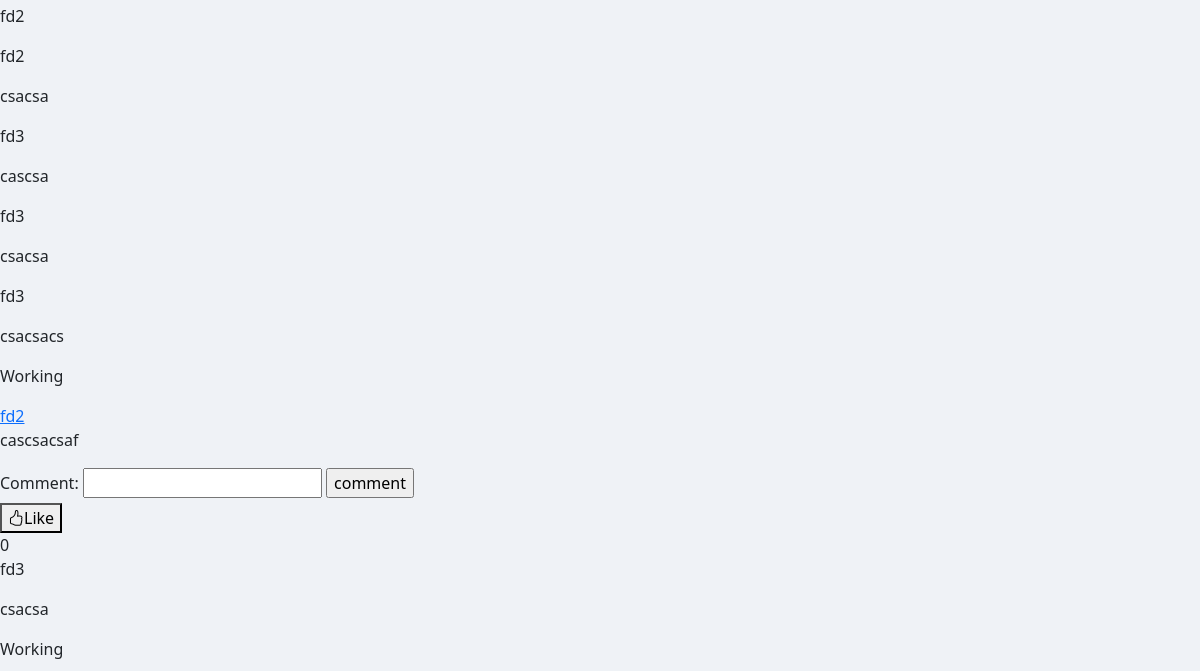
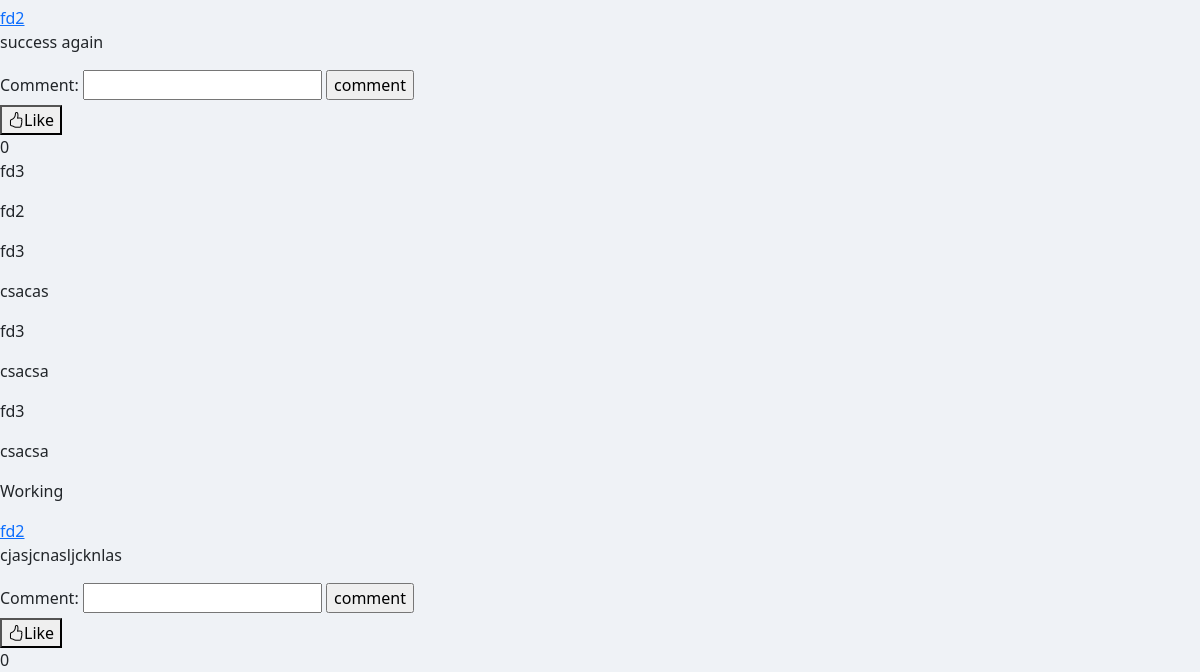
Page /following (signed in, lower part) on the earlier database version (2 pictures, top to bottom).
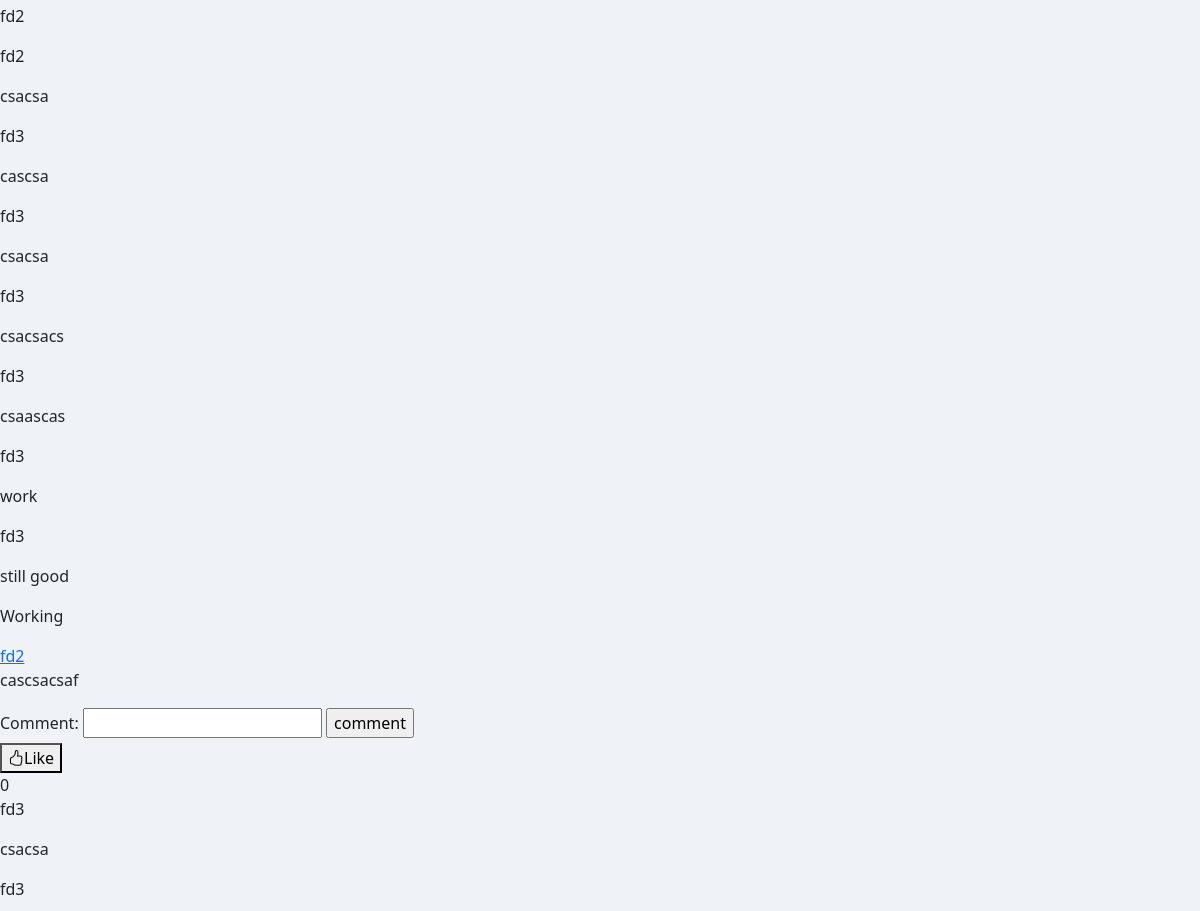
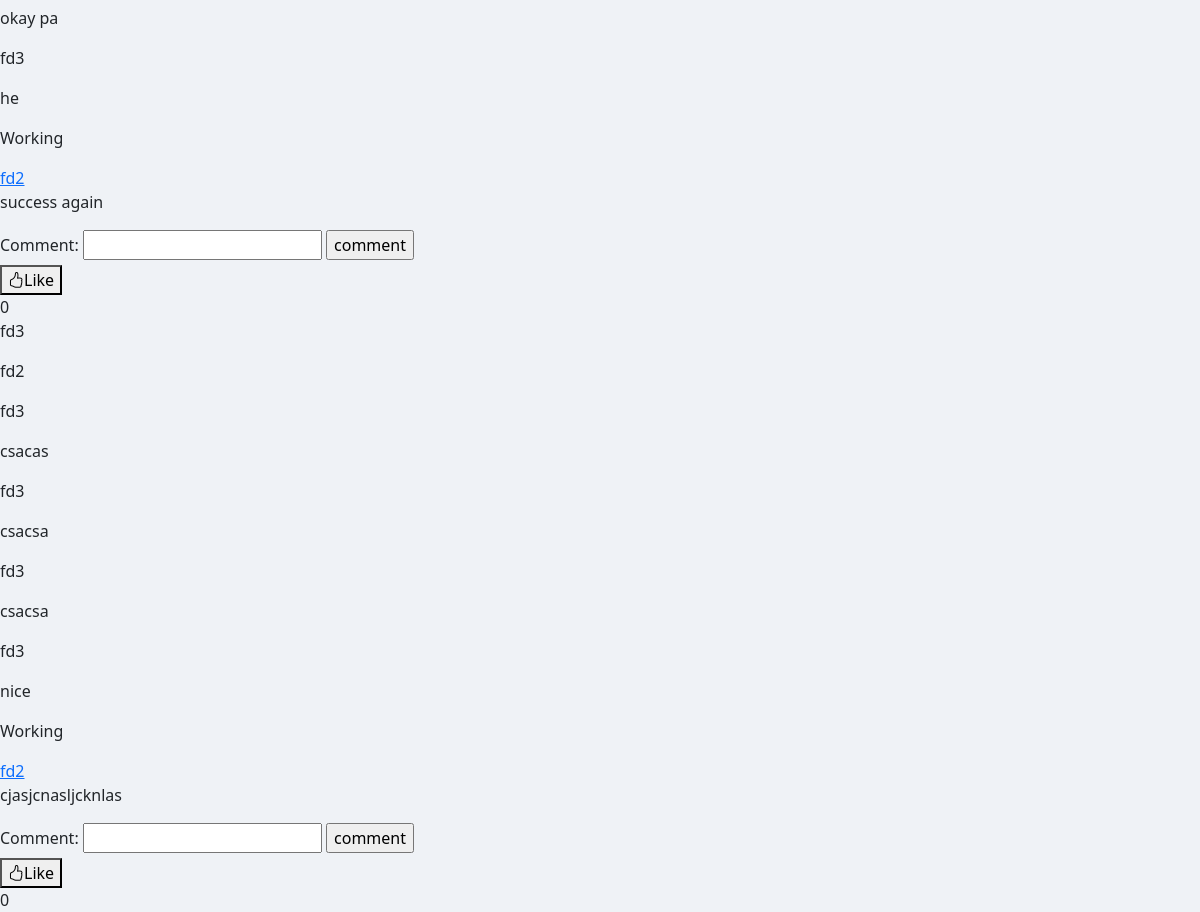
Same page on the later database version (2 pictures, top to bottom).
### network/models.py (models this page shows, shortened)
class Comment(models.Model):
    comment_post = models.ForeignKey(Post, on_delete=models.CASCADE, related_name="comment_post")
    username = models.ForeignKey(User, on_delete=models.CASCADE)
    comment = models.CharField(max_length=500)
    time = models.DateTimeField(auto_now_add=True)

class User(AbstractUser):
    pass

class Post(models.Model):
    users = models.ForeignKey(User, on_delete = models.CASCADE, related_name="users")
    Inbox = models.TextField(max_length=300)
    Image = models.ImageField(upload_to='images/', blank=True, null=True)
    Created = models.DateTimeField(auto_now_add=True)
    Updated = models.TimeField(auto_now=True)
    liked = models.ManyToManyField(User, null=True, related_name="like")
    def count(self):
        return self.liked.count()

### network/views.py (the view)
# urls.py: path('following', views.following_post, name="following")
def following_post(request):
    user = User.objects.get(id=request.user.id)
    following = user.followed.all()
    exists = user.followed.all().exists()
    post = Post.objects.all()
    commentform = Commentform()
    if exists:
        for follow in following:
            following_post = Post.objects.filter(users=follow.Users)
    else:
        following_post = None
    return render(request, "network/following.html", {
        "exist": exists,
        "following": following_post,
        "forms": commentform
    })

### network/forms.py
class Commentform(ModelForm):
    class Meta:
        model = Comment
        fields = ['comment']

### network/templates/network/following.html (shortened to what this page needs)
{% extends "network/layout.html" %}
{% load static %}
{% block body %}
    <div>
        {% if exist %}
            {% for inbox in following %}
                <div>
                    <p id="">Working</p>
                    <a href="{% url 'profile' inbox.users.id %}">{{ inbox.users }}</a>
                </div>
                <div id="div_{{ inbox.id }}">
                    <p id="body_{{ inbox.id }}">{{ inbox.Inbox }}</p>
                    <div>
                        {{ forms }}
                        <input id="comment_{{ inbox.id }}" type="submit" value="comment" data-id="{{ inbox.id }}">
                    </div>
                        <div>
                            {% if request.user in inbox.liked.all %}
                                <button id="like_{{ inbox.id }}" data-id="{{ inbox.id }}"><i class="bi bi-hand-thumbs-up"></i>Unlike</button><div id="count_{{ inbox.id }}">{{ inbox.count }}</div>
                            {% else %}
                                <button id="like_{{ inbox.id }}" data-id="{{ inbox.id }}"><i class="bi bi-hand-thumbs-up"></i>Like</button><div id="count_{{ inbox.id }}">{{ inbox.count }}</div>
                            {% endif %}
                        </div>
                        <div id="comments_{{ inbox.id }}">
                        {% for comment in inbox.comment_post.all %}
                                <p id="comment_user">{{ comment.username }}</p>
                                <p id="comment_comment">{{ comment.comment }}</p>
                        {% endfor  %}
                        </div>
                </div>
            {% endfor %}
        {% else %}
            <p>You are not following any users</p>
        {% endif %}
    </div>
{% endblock %}

### network/templates/network/layout.html (shortened to what this page needs)
{% load static %}
<!DOCTYPE html>
<html lang="en">
    <head>
        <link rel="stylesheet" href="https://stackpath.bootstrapcdn.com/bootstrap/4.4.1/css/bootstrap.min.css">
        <link href="{% static 'network/style.css' %}" rel="stylesheet">
        <link rel="stylesheet" href="https://cdn.jsdelivr.net/npm/bootstrap-icons@1.9.1/font/bootstrap-icons.css">
        <link href="https://cdn.jsdelivr.net/npm/bootstrap@5.2.3/dist/css/bootstrap.min.css" rel="stylesheet">
        <link rel="stylesheet" href="https://cdn.jsdelivr.net/npm/bootstrap-icons@1.10.2/font/bootstrap-icons.css">
    </head>
    <body class="main_body">
        <div class="body">
            {% block body %}
            {% endblock %}
        </div>
    </body>
</html>

### network/static/network/style.css (style rules this page uses)
body { background-color: #eff2f6; }
.main_body { background-color: #eff2f6; }
.body { background-color: #eff2f6; }

Differences in the rows shown:
added Comment: username "fd3", comment "csaascas", shown under Post (number 1 of 4 on the later page)
added Comment: username "fd3", comment "work", shown under Post (number 1 of 4 on the later page)
added Comment: username "fd3", comment "still good", shown under Post (number 1 of 4 on the later page)
added Comment: username "fd3", comment "okay pa", shown under Post "cascsacsaf"
added Comment: username "fd3", comment "he", shown under Post "cascsacsaf"
added Comment: username "fd3", comment "nice", shown under Post "success again"
